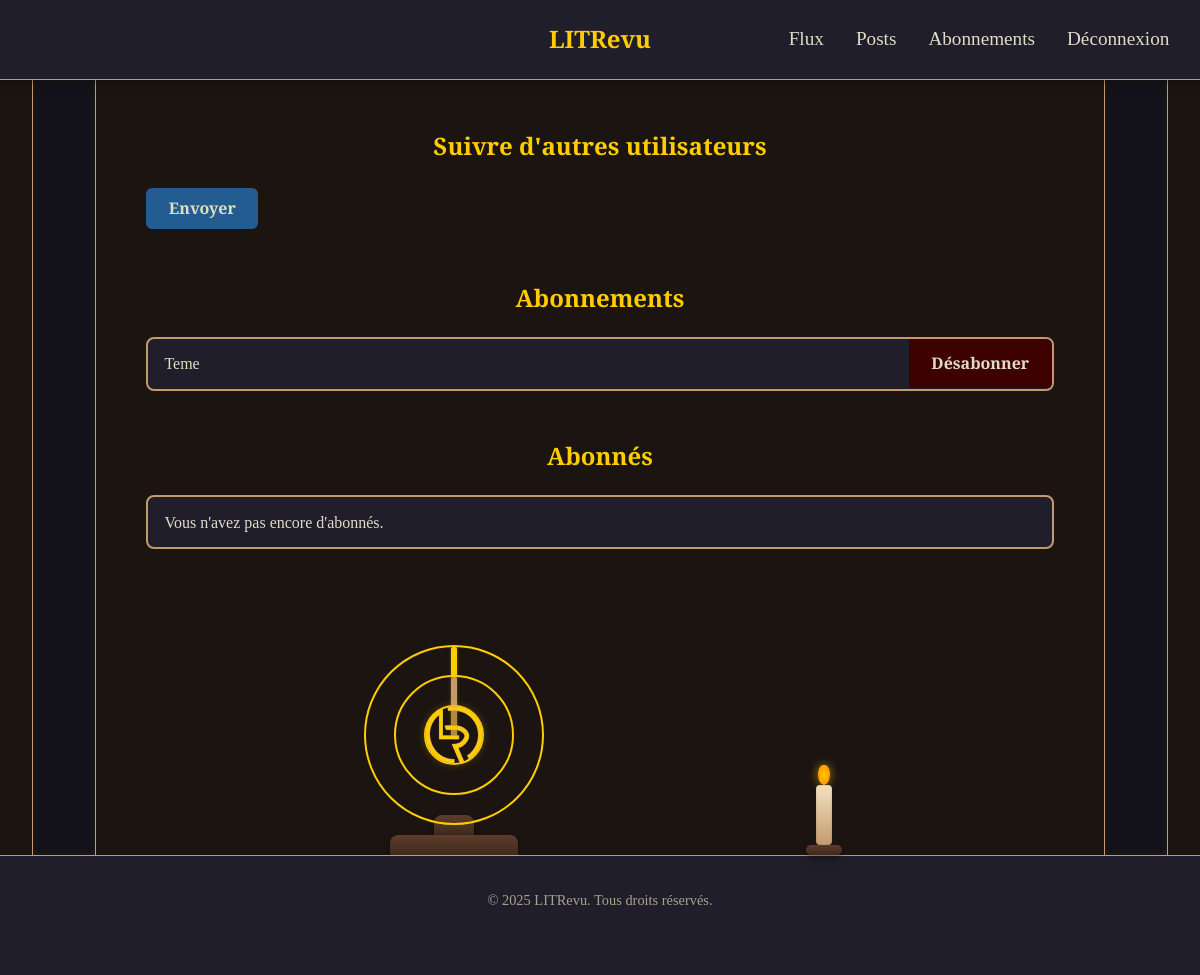
/users/followers/ (signed in), run on an earlier commit of the app's database.
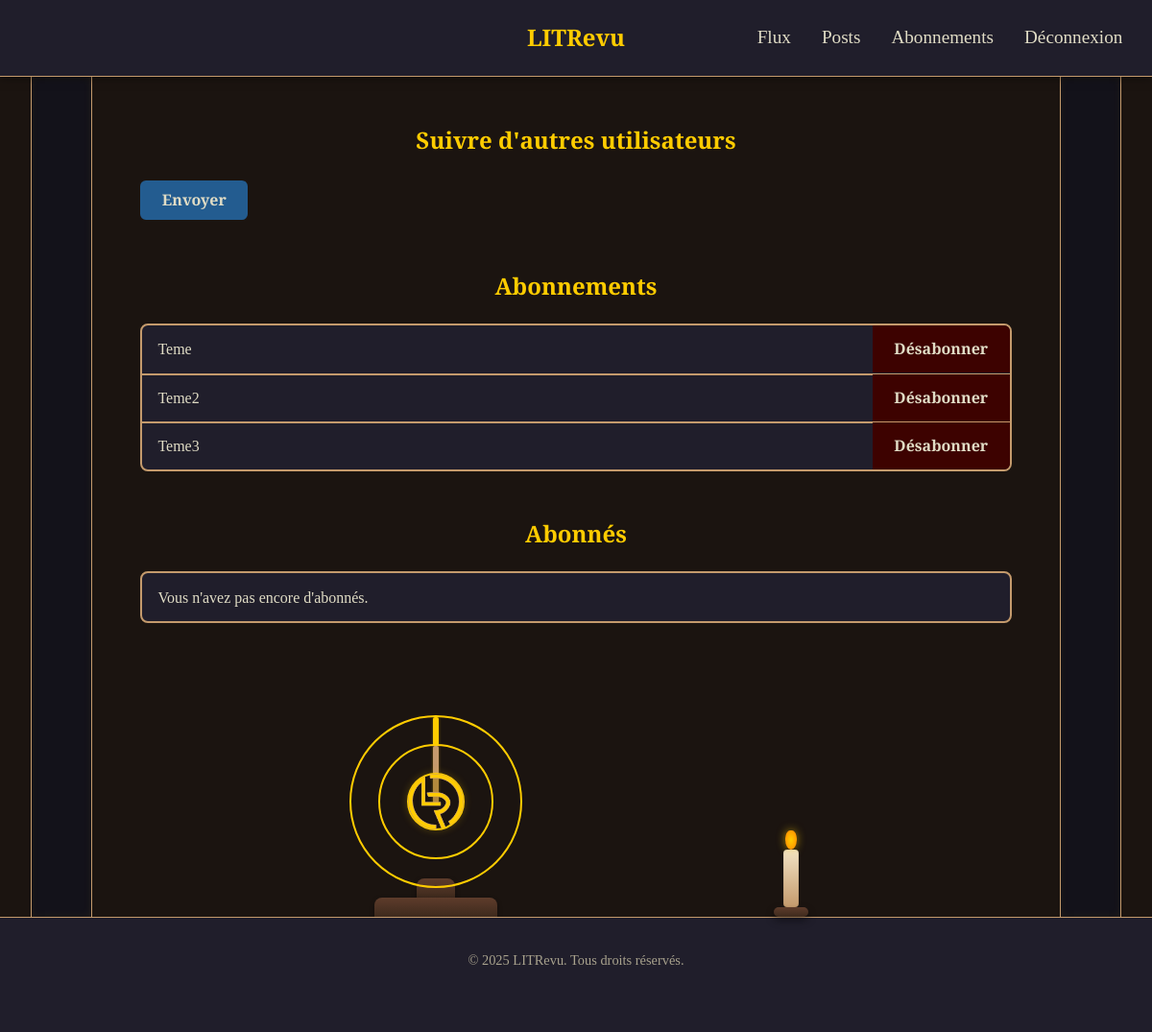
And on a later commit of the database.
### users/models.py (models this page shows, shortened)
class UserFollow(models.Model):
    user = models.ForeignKey(
        to=settings.AUTH_USER_MODEL,
        on_delete=models.CASCADE,
        related_name="following",  # Accès rapide aux abonnements
    )
    followed_user = models.ForeignKey(
        to=settings.AUTH_USER_MODEL,
        on_delete=models.CASCADE,
        related_name="followers",  # Accès rapide aux abonnés
    )
    objects = models.Manager()
    class Meta:
        unique_together = ("user", "followed_user")  # Ne permet pas les doublons

### users/views.py (the view)
# urls.py: path("followers/", list_of_follow, name="followers"),
def list_of_follow(request):
    followed_users = request.user.following.all()
    followers = request.user.followers.all()
    return render(
        request,
        "users/subscriptions.html",
        {"followed_users": followed_users, "followers": followers},
    )

### templates/users/subscriptions.html
{% extends "base.html" %}
{% load static %}
{% block extra_css %}
  <link rel="stylesheet" href="{% static 'css/users/subscriptions.css' %}">
{% endblock %}
{% block content %}
<section class="subscriptions-section">
    {% include "users/snippets/subscribe.html" %}
    {% include "users/snippets/followed.html" %}
    {% include "users/snippets/followers.html" %}
</section>
{% endblock %}

### templates/base.html (shortened to what this page needs)
<!DOCTYPE html>
<html lang="fr">
    <head>
        {% load static %}
        <link rel="stylesheet" type="text/css" href="{% static 'css/normalize.css' %}?v={{ timestamp }}">
        <link rel="stylesheet" type="text/css" href="{% static 'css/variables.css' %}?v={{ timestamp }}">
        <link rel="stylesheet" type="text/css" href="{% static 'css/base.css' %}?v={{ timestamp }}">
        {% block extra_css %}{% endblock %}
    </head>
    <body class="theme-dark">
        {% include "components/header.html" %}
        <main class="main">
            {% include "components/column.html" %}
            <section class="main__content">
                {% include "components/messages.html" %}
                {% block content %}{% endblock %}
                <section class="deco-section">
                    {% include "components/gyroscope.html" %}
                    {% include "components/candle.html" %}
                </section>
            </section>
            {% include "components/column.html" %}
        </main>
        <footer class="footer">
        <p>&copy; 2025 LITRevu. Tous droits réservés.</p>
        </footer>
    </body>
</html>

### templates/components/header.html (shortened to what this page needs)
{% load static %}
{% block extra_css %}
  <link rel="stylesheet" href="{% static 'css/components/header.css' %}">
{% endblock %}
<header class="header">
    <div class="header__content">
        <h1 class="header__title">LITRevu</h1>
        {% if user.is_authenticated %}
            {% include "components/navbar.html" %}
        {% else %}
            <div class="header__flex"></div>
        {% endif %}
    </div>
</header>

### templates/components/navbar.html (shortened to what this page needs)
{% load static %}
{% block extra_css %}
  <link rel="stylesheet" href="{% static 'css/components/navbar.css' %}">
{% endblock %}
<nav class="nav header__flex">
    <ul class="nav__menu">
        <li><a href="{% url 'home' %}">Flux</a></li>
        <li><a href="{% url 'self_posts' %}">Posts</a></li>
        <li><a href="{% url 'subscriptions' %}">Abonnements</a></li>
        <li><a href="{% url 'logout' %}">Déconnexion</a></li>
    </ul>
</nav>

### templates/components/column.html (shortened to what this page needs)
{% load static %}
{% block extra_css %}
  <link rel="stylesheet" href="{% static 'css/components/column.css' %}">
{% endblock %}
<div class="column">
</div>

### templates/components/messages.html (shortened to what this page needs)
{% load static %}
{% block extra_css %}
  <link rel="stylesheet" href="{% static 'css/components/messages.css' %}">
{% endblock %}

### templates/users/snippets/subscribe.html (shortened to what this page needs)
{% load static %}
{% block extra_css %}
  <link rel="stylesheet" href="{% static 'css/users/snippets/subscribe.css' %}">
{% endblock %}
<section class="subscribe-section">
    <h2>Suivre d'autres utilisateurs</h2>
    <form method="post">
        <button type="submit" class="btn btn-primary">Envoyer</button>
    </form>
</section>

### templates/users/snippets/followed.html
{% load static %}
{% block extra_css %}
  <link rel="stylesheet" href="{% static 'css/users/snippets/followed.css' %}">
{% endblock %}
<section class="followed-section">
    <h2>Abonnements</h2>
    <ul class="followed-list">
        {% for user_follow in followed_users %}
            <li class="followed-item">
                {{ user_follow.followed_user.username }}
                <a href="{% url 'unfollow_user' user_follow.followed_user.id %}" class="btn btn-secondary btn-sm">Désabonner</a>
            </li>
        {% empty %}
            <p>Vous ne suivez encore personne.</p>
        {% endfor %}
    </ul>
</section>

### templates/users/snippets/followers.html
{% load static %}
{% block extra_css %}
  <link rel="stylesheet" href="{% static 'css/users/snippets/followers.css' %}">
{% endblock %}
<section class="followers-section">
    <h2>Abonnés</h2>
    <ul class="followers-list">
        {% for user_follow in followers %}
            <li class="followers-item">{{ user_follow.user.username }}</li>
        {% empty %}
            <p>Vous n'avez pas encore d'abonnés.</p>
        {% endfor %}
    </ul>
</section>

### templates/components/gyroscope.html (shortened to what this page needs)
{% load static %}
{% block extra_css %}
  <link rel="stylesheet" href="{% static 'css/components/gyroscope.css' %}">
{% endblock %}
<div class="gyroscope-container">
    <div class="gyroscope">
      <div class="ring ring--outer">
        <div class="marker marker--outer"></div>
        <div class="ring ring--middle">
          <div class="marker marker--middle"></div>
        </div>
      </div>
      <div class="gyroscope-logo">
        <img src="{% static 'assets/litrevu_logo-gold.png' %}" alt="Logo" />
      </div>
    </div>
    <div class="gyroscope-stand-top"></div>
    <div class="gyroscope-stand-bot"></div>
</div>

### templates/components/candle.html
{% load static %}
{% block extra_css %}
  <link rel="stylesheet" href="{% static 'css/components/candle.css' %}">
{% endblock %}
<div class="candle">
    <div class="candle__flame"></div>
    <div class="candle__body"></div>
    <div class="candle__base"></div>
</div>

### static/css/variables.css (style rules this page uses)
:root { --bg-main: #1b1410; --bg-card: #201e2b; --bg-alt: #13121a; --bg-book: #1a0100; --text-main: #e0dcc5; --text-muted: #a8a28d; --title-color: #ffcc00; --accent: #8c3d2b; --link: #235C90; --link-2: #3d0200; --green: #4caf50; --red: #e53935; --red2: #a10000; --border-color: #c49a6c; --font-serif: 'Cormorant Garamond', serif; --font-text: 'Merriweather', serif; --texture-parchment: url("https://www.transparenttextures.com/patterns/old-wall.png"); --texture-leather: url("https://www.transparenttextures.com/patterns/dark-leather.png"); --texture-stars: url("https://www.transparenttextures.com/patterns/stardust.png"); }

### static/css/base.css (style rules this page uses)
*, *::before, *::after { box-sizing: border-box; }
body { background: var(--bg-main); color: var(--text-main); font-family: var(--font-text); font-size: 16px; line-height: 1.7; display: flex; flex-direction: column; justify-content: space-between; align-items: center; }
h1, h2, h3, h4 { font-family: var(--font-serif); color: var(--title-color); margin-bottom: 0.6em; line-height: 1.2; }
a { color: var(--link); text-decoration: none; transition: color 0.3s ease; }
p { margin: 0; }
.main { display: flex; padding: 80px 2rem 0 2rem; width: 100%; min-height: calc(100vh - 80px); }
.main__content { display: flex; flex-direction: column; align-items: center; justify-content: space-between; width: 100%; flex-grow: 1; }
.deco-section { width: 100%; display: flex; flex-direction: row; align-items:last baseline; justify-content: space-evenly; }
.footer { background-color: var(--bg-card); color: var(--text-muted); text-align: center; padding: 2rem 1rem; border-top: 1px solid var(--border-color); font-size: 0.9rem; width: 100%; height: 120px; }
.btn { display: inline-block; padding: 0.7rem 1.4rem; border: none; border-radius: 6px; font-weight: bold; cursor: pointer; transition: background 0.3s ease; }
.btn-primary { background-color: var(--link); color: var(--text-main); text-decoration: none; }
.btn-secondary { background-color: var(--link-2); color: var(--text-main); text-decoration: none; }
@media (min-width: 1024px) { .main { align-items: stretch; padding: 80px 2rem 0 2rem; width: 100%; } }
@media (min-width: 1024px) { .column { flex-shrink: 0; width: 64px; display: flex; flex-direction: column; justify-content: space-between; } }

### static/css/users/subscriptions.css (style rules this page uses)
.subscriptions-section { width: 100%; max-width: 700px; display: flex; justify-content: center; flex-direction: column; gap: 2rem; padding: 2rem 0; margin-bottom: 64px; }
.subscriptions-section h2 { margin-bottom: 1.5rem; }
@media (min-width: 1024px) { .subscriptions-section { width: 90%; max-width: 1024px; } }

### static/css/components/header.css (style rules this page uses)
.header { display: flex; justify-content: space-evenly; background-color: var(--bg-card); border-bottom: 1px solid var(--border-color); padding: 1rem; position: fixed; width: 100%; height: 80px; top: 0; z-index: 1000; box-shadow: 0 0 10px rgba(0, 0, 0, 0.5); }
.header__content { width: 100%; display: flex; align-items: center; justify-content: space-between; gap: 1rem; flex-wrap: wrap; }
.header__title { margin: 0; align-self: center; font-size: 1.5rem; font-family: var(--font-serif); color: var(--title-color); }
.header__flex { width: 48px; }
@media (min-width: 1024px) { .header__flex { width: 410px; } }

### static/css/components/navbar.css (style rules this page uses)
.nav { position: relative; display: flex; justify-content: center; align-items: center; }
.nav__menu { display: none; flex-direction: column; background-color: var(--bg-card); border: 1px solid var(--border-color); border-radius: 8px; position: absolute; right: 0; top: 2.5rem; padding: 1rem; box-shadow: 0 0 15px rgba(0, 0, 0, 0.5); z-index: 100; }
.nav__menu li { list-style: none; margin: 0.5rem 0; }
.nav__menu a { font-family: var(--font-serif); font-size: 1.5rem; color: var(--text-main); padding: 0.5rem 0; }
@media (min-width: 1024px) { .nav__menu { display: flex; position: static; flex-direction: row; background: none; border: none; box-shadow: none; padding: 0; margin: 0; } }
@media (min-width: 1024px) { .nav__menu li { margin: 0; } }
@media (min-width: 1024px) { .nav__menu a { padding: 0 1rem; font-size: 1.2rem; } }

### static/css/users/snippets/subscribe.css (style rules this page uses)
.subscribe-section { width: 100%; display: flex; justify-content: center; align-items: center; flex-direction: column; }
.subscribe-section form { width: 100%; display: flex; flex-direction: column; align-items: center; gap: 1rem; }
.subscribe-section .btn { width: 50%; }
@media (min-width: 1024px) { .subscribe-section form { flex-direction: row; } }
@media (min-width: 1024px) { .subscribe-section .btn { margin: 0.2rem 2rem 0.2rem 0; width: auto; } }

What changed in the data, as far as the page shows it:
added UserFollow: followed_user.username "Teme2"
added UserFollow: followed_user.username "Teme3"
